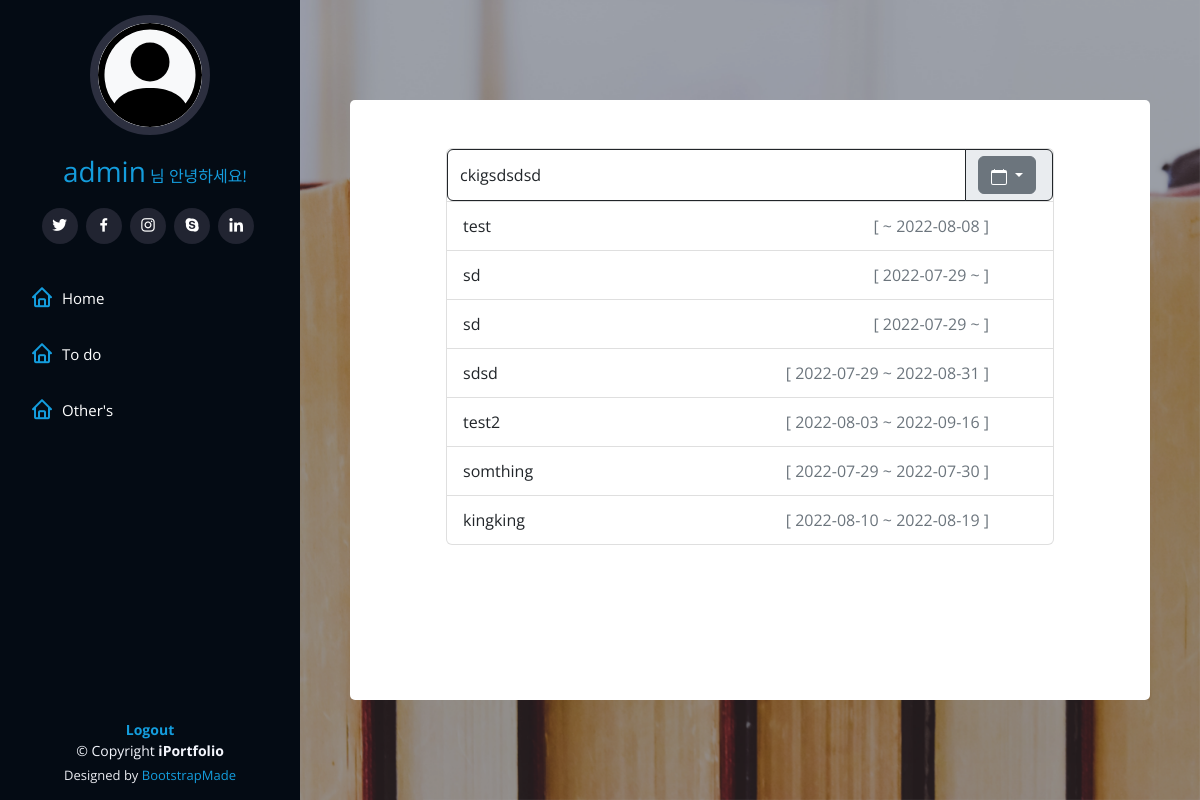
The page /modify/20 (signed in) on the database its author committed.
### app/models.py (models this page shows, shortened)
class Post(models.Model):
    content = models.TextField()
    user = models.ForeignKey(User, on_delete=models.CASCADE)
    time = models.DateTimeField(null=True)
    done = models.BooleanField(default=False)
    start_time = models.DateTimeField(null=True)
    end_time = models.DateTimeField(null=True)

### app/views.py (the view, shortened to what this page needs)
# urls.py: path('modify/<int:id>', views.modify, name='modify'),
def modify(request, id):
    if request.method == "GET":
        posts = Post.objects.filter(user=request.user).order_by('-id')
        return render(request, 'todo-modify.html', {'posts':posts, 'targetID':id})

### app/templates/todo-modify.html (shortened to what this page needs)
{% extends 'base.html' %}
{% block content %}
  {% load static %}
  <link rel="stylesheet" href="{% static 'assets/css/todo.css' %}">
  <section id="todo" class="">
    <div class="todo-container" data-aos="fade-in">
      {% if user.is_authenticated %}
        <ul class="list-group mx-5 p-5">
          {% for post in posts %}
            {% if post.id != targetID %}
              <li class="list-group-item d-flex justify-content-between todo-component lh-lg">
                <span class="me-auto">{{ post.content }}</span>
                {% if post.start_time != None or post.end_time != None %}
                  <div class='me-5 text-secondary'>
                    [
                    <span>{{ post.start_time|date:'Y-m-d' }}</span>
                    ~
                    <span>{{ post.end_time|date:'Y-m-d' }}</span>
                    ]
                  </div>
                {% endif %}
              </li>
            {% else %}
              <form action="" class="list-group-item p-0" method="POST">
                <div class="input-group">
                  <input type="text" class="todo-input form-control py-2 border-dark" placeholder="Add to do" aria-label="Username" aria-describedby="basic-addon1" name="todo" value="{{ post.content }}">
                  <span class="input-group-text border-dark" id="basic-addon1">
                    <div class="d-flex">
                      <div class="dropdown me-1">
                        <button type="button" class="btn btn-secondary dropdown-toggle" data-bs-toggle="dropdown" aria-expanded="false" data-bs-offset="10,20">
                        </button>
                      </div>
                    </div>
                  </span>
                </div>
              </form>
            {% endif %}
          {% endfor %}
      </ul>
    {% endif %}
  </div>
</section>
{% endblock %}

### app/templates/base.html (shortened to what this page needs)
{% load static %}
<!DOCTYPE html>
<html lang="en">
  <head>
    <link href="{% static 'assets/vendor/aos/aos.css'%}" rel="stylesheet">
    <link href="{% static 'assets/vendor/bootstrap/css/bootstrap.min.css'%}" rel="stylesheet">
    <link href="{% static 'assets/vendor/bootstrap-icons/bootstrap-icons.css'%}" rel="stylesheet">
    <link href="{% static 'assets/vendor/boxicons/css/boxicons.min.css'%}" rel="stylesheet">
    <link href="{% static 'assets/vendor/glightbox/css/glightbox.min.css'%}" rel="stylesheet">
    <link href="{% static 'assets/vendor/swiper/swiper-bundle.min.css'%}" rel="stylesheet">
    <link href="{% static 'assets/css/style.css'%}" rel="stylesheet">
  </head>
  <body>
    <header id="header">
      <div class="d-flex flex-column">
        <div class="profile">
          {% if user.is_authenticated %}
            <a href="">
              <img src="{% static 'assets/img/person-circle.svg'%}" alt="" class="img-fluid rounded-circle c bg-light">
              <span class="fs-3 ms-5">
                {% if user.last_name %}
                  {{ user.last_name }}{{ user.first_name }}</span>
              {% else %}
                {{ user.username }}</span>
            {% endif %}
            님 안녕하세요!
          </a>
          {% else%}
          <a href="{% url 'login' %}">
            <img src="{% static 'assets/img/person-circle.svg'%}" alt="" class="img-fluid rounded-circle bg-light">
            <h1>{{ user.username }}</h1>
            <h1 class="text-light">로그인</h1>
          </a>
        {% endif %}
        <div class="social-links mt-3 text-center">
          <a href="#" class="twitter">
            <i class="bx bxl-twitter"></i>
          </a>
          <a href="#" class="facebook">
            <i class="bx bxl-facebook"></i>
          </a>
          <a href="#" class="instagram">
            <i class="bx bxl-instagram"></i>
          </a>
          <a href="#" class="google-plus">
            <i class="bx bxl-skype"></i>
          </a>
          <a href="#" class="linkedin">
            <i class="bx bxl-linkedin"></i>
          </a>
        </div>
      </div>
      <nav id="navbar" class="nav-menu navbar">
        <ul>
          <li>
            <a href="{% url 'home' %}" class="nav-link scrollto active">
              <i class="bx bx-home"></i>
              <span>Home</span></a>
          </li>
          <li>
            <a href="{% url 'todo' %}" class="nav-link scrollto active">
              <i class="bx bx-home"></i>
              <span>To do</span></a>
          </li>
          <li>
            <a href="{%url 'others' %}" class="nav-link scrollto active">
              <i class="bx bx-home"></i>
              <span>Other's</span></a>
          </li>
        </ul>
      </nav>
    </div>
  </header>
  {% block content %}{% endblock %}
  <footer id="footer" class="text-center">
    {% if user.is_authenticated %}
      <a href="{% url 'logout' %}" class="pb-5 fw-bolder">Logout</a>
    {% endif %}
    <div class="container">
      <div class="copyright">
        &copy; Copyright
        <strong>
          <span>iPortfolio</span></strong>
      </div>
      <div class="credits">
        Designed by
        <a href="https://bootstrapmade.com/">BootstrapMade</a>
      </div>
    </div>
  </footer>
</body>
</html>

### static/assets/css/style.css (style rules this page uses)
body { font-family: "Open Sans", sans-serif; color: #272829; }
a { color: #149ddd; text-decoration: none; }
#header { position: fixed; top: 0; left: 0; bottom: 0; width: 300px; transition: all ease-in-out 0.5s; z-index: 9997; transition: all 0.5s; padding: 0 15px; background: #040b14; overflow-y: auto; }
#header .profile img { margin: 15px auto; display: block; width: 120px; border: 8px solid #2c2f3f; }
#header .profile .social-links a { font-size: 18px; display: inline-block; background: #212431; color: #fff; line-height: 1; padding: 8px 0; margin-right: 4px; border-radius: 50%; text-align: center; width: 36px; height: 36px; transition: 0.3s; }
.nav-menu { padding: 30px 0 0 0; }
.nav-menu * { margin: 0; padding: 0; list-style: none; }
.nav-menu > ul > li { position: relative; white-space: nowrap; }
.nav-menu a, .nav-menu a:focus { display: flex; align-items: center; color: #a8a9b4; padding: 12px 15px; margin-bottom: 8px; transition: 0.3s; font-size: 15px; }
.nav-menu a i, .nav-menu a:focus i { font-size: 24px; padding-right: 8px; color: #6f7180; }
.nav-menu a:hover, .nav-menu .active, .nav-menu .active:focus, .nav-menu li:hover > a { text-decoration: none; color: #fff; }
.nav-menu a:hover i, .nav-menu .active i, .nav-menu .active:focus i, .nav-menu li:hover > a i { color: #149ddd; }
section { padding: 60px 0; overflow: hidden; }
#footer { padding: 15px; color: #f4f6fd; font-size: 14px; position: fixed; left: 0; bottom: 0; width: 300px; z-index: 9999; background: #040b14; }
#footer .copyright { text-align: center; }
#footer .credits { padding-top: 5px; text-align: center; font-size: 13px; color: #eaebf0; }

### static/assets/css/todo.css (style rules this page uses)
#todo { width: 100%; height: 100vh; background: url("../img/hero-bg.jpg") top center; background-size: cover; color: black; position: relative; }
#todo:before { content: ""; background: rgba(5, 13, 24, 0.3); position: absolute; bottom: 0; top: 0; left: 0; right: 0; z-index: 1; }
#todo .todo-container { position: absolute; bottom: 100px; top: 100px; left: 350px; right: 50px; z-index: 2; min-width: 300px; background-color: white; border-radius: 5px; overflow: scroll; }
@media (min-width: 1024px) { #todo { background-attachment: fixed; } }
#todo ul { list-style: none; }

### rows shown on the page
Post: todo "ckigsdsdsd"
Post: content "test", end_time "2022-08-08"
Post: content "sd", start_time "2022-07-29"
Post: content "sd", start_time "2022-07-29"
Post: content "sdsd", start_time "2022-07-29", end_time "2022-08-31"
Post: content "test2", start_time "2022-08-03", end_time "2022-09-16"
Post: content "somthing", start_time "2022-07-29", end_time "2022-07-30"
Post: content "kingking", start_time "2022-08-10", end_time "2022-08-19"

### other values the page prints
{{ user.username }} "admin"
